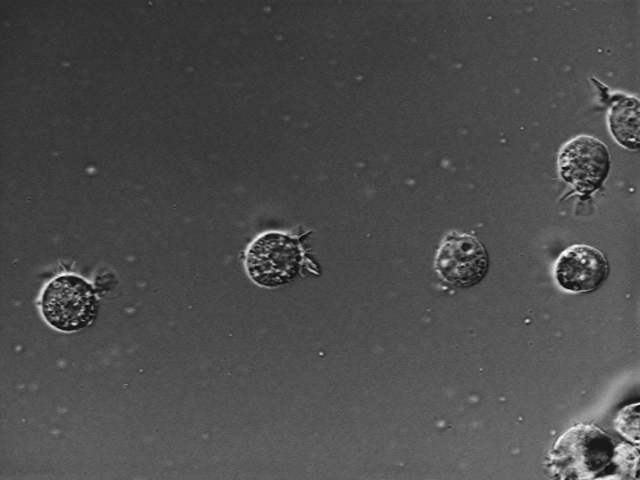
#> input picture images/AT3_1m4_01.tif, 640 x 480 px
$ python -i Edge_Detect.py   (imports and definitions only)
#> lines starting #> are read from the running program, lines starting #| are printed output that depends on the picture; after the words box and inside, x2 and y2 are one past the last pixel; in counts of white or black regions, pixels touching at a corner belong together
#> further down, picture is the input picture: shape (480, 640, 3); min 15, max 254, mean 76.6
import cv2
import numpy as np
import matplotlib.pyplot as plt
from scipy.fft import fft2, ifft2
from skimage import filters, measure, morphology
from Filter import gaussian_filter

def high_pass_filter_and_binary(image):

    # 进行傅里叶变换
    f = fft2(image)

    # 创建高通滤波器
    rows, cols = image.shape
    crow, ccol = rows // 2, cols // 2
    fshift = np.fft.fftshift(f)
    fshift[crow - 30:crow + 30, ccol - 30:ccol + 30] = 0  # 阻止中心区域（低频）

    # 逆傅里叶变换
    f_ishift = np.fft.ifftshift(fshift)
    img_back = np.abs(ifft2(f_ishift))

    # 对高通滤波后的图像进行二值化
    threshold = filters.threshold_otsu(img_back)  # 使用Otsu方法自动选择阈值
    binary_img = img_back > threshold

    return binary_img


def canny_detect_edges(image):
    # 转换为灰度图像
    gray = cv2.cvtColor(image, cv2.COLOR_BGR2GRAY)

    # 计算灰度图像的傅里叶变换
    dft = cv2.dft(np.float32(gray), flags=cv2.DFT_COMPLEX_OUTPUT)
    dft_shift = np.fft.fftshift(dft)
    magnitude_spectrum = 20 * np.log(cv2.magnitude(dft_shift[:, :, 0], dft_shift[:, :, 1]))
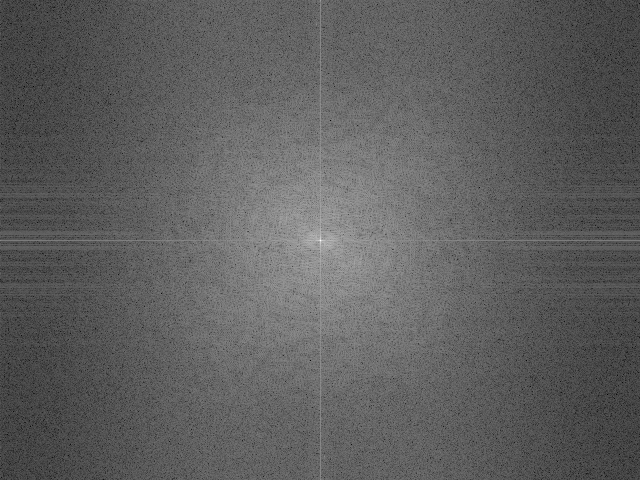
#> magnitude_spectrum: shape (480, 640) float32; min 26.06, max 339.5, mean 142.8; drawn with min black and max white

    # 显示频域的幅度谱
    # cv2.imshow('Magnitude Spectrum', magnitude_spectrum)
    # cv2.waitKey(0)
    # cv2.destroyAllWindows()

    # 分析频域中的高频部分
    # 选择一个合适的阈值来判断高频能量是否过高
    threshold = np.mean(magnitude_spectrum) + 3 * np.std(magnitude_spectrum)
#> threshold = 222.5
    high_frequency_pixels = magnitude_spectrum > threshold
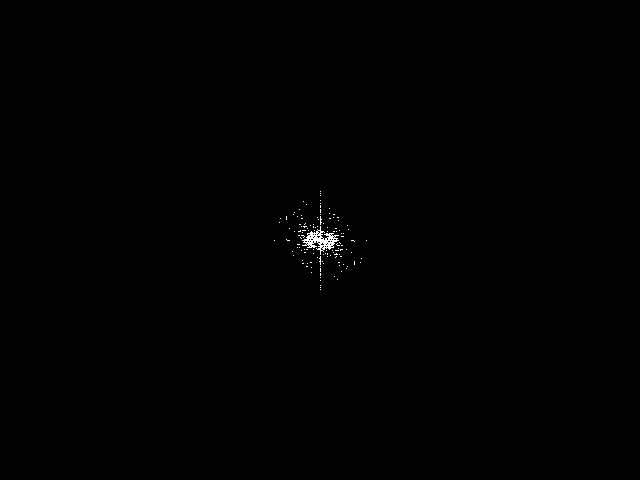
#> high_frequency_pixels: shape (480, 640) bool; 0.2% white in thin lines or dots, all inside (x1, y1, x2, y2) = (274, 191, 367, 290)

    # 如果高频部分超过阈值，应用高斯滤波
    if np.sum(high_frequency_pixels) > 0:
        gray_filtered = cv2.GaussianBlur(gray, (7, 7), 0)
        print("高频成分较多,应用高斯滤波")
    else:
        gray_filtered = gray
        print("高频成分较少，不应用高斯滤波")

    # 计算图像的中值
    v = np.median(gray_filtered)
#> v = 74

    # 设置Canny边缘检测的上下阈值
    sigma = 0.33
    lower = int(max(0, (1.0 - sigma) * v))
#> lower = 49
    upper = int(min(255, (1.0 + sigma) * v))
#> upper = 98

    # 使用Canny边缘检测算法
    edges = cv2.Canny(gray_filtered, lower, upper)
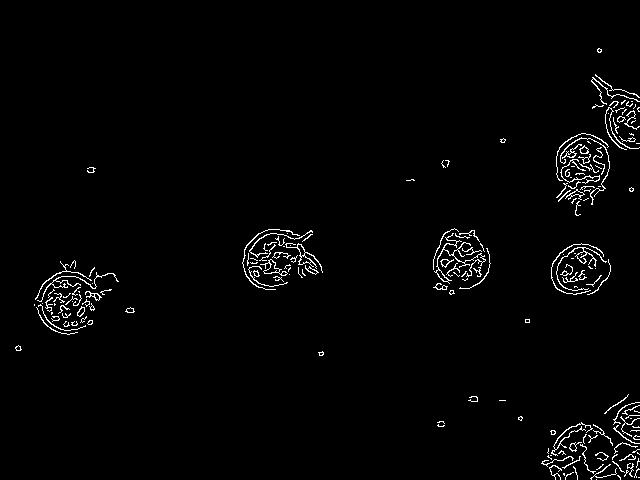
#> edges: shape (480, 640); 1.9% white in thin lines or dots, all inside (x1, y1, x2, y2) = (15, 48, 640, 480)

    # 在原图上绘制边缘
    contours, _ = cv2.findContours(edges, cv2.RETR_EXTERNAL, cv2.CHAIN_APPROX_SIMPLE)
#> contours = 191 contours, 161 with area under 20; largest, box (x1, y1, x2, y2) and area: (285, 243, 323, 273) 144, (260, 259, 288, 276) 124, (434, 233, 486, 284) 120, (556, 247, 607, 291) 54, (565, 189, 585, 200) 49
    cv2.drawContours(image, contours, -1, (255, 0, 0), 2)
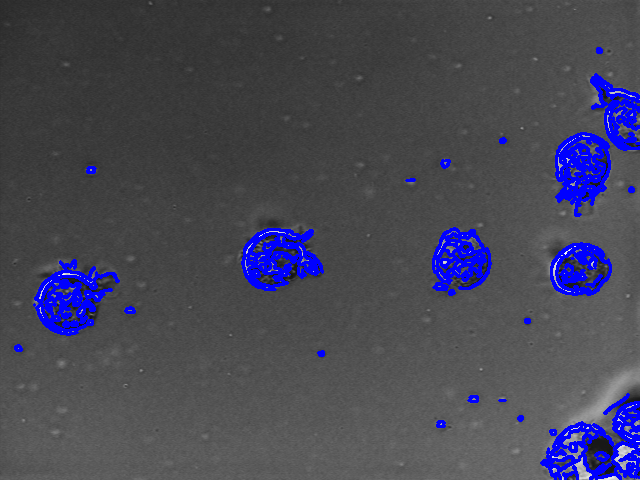
#> image: shape (480, 640, 3); 5.99% of pixels changed, all inside (x1, y1, x2, y2) = (14, 47, 640, 480)

    # 将 BGR 图像转换为 RGB
    # rgb_image = cv2.cvtColor(image, cv2.COLOR_BGR2RGB) (用别的库显示图像时需要进行这一步转化)

    # 使用cv2.imshow不需要转化
    rgb_image = image

    return rgb_image

>>> import cv2
>>> picture = cv2.imread('../images/AT3_1m4_01.tif')
>>> result = canny_detect_edges(picture)

$ run again, on images/autumn.tif
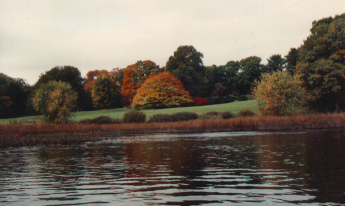
#> input picture images/autumn.tif, 345 x 206 px
#> picture is the input picture: shape (206, 345, 3); mean B, G, R 98.9, 110.2, 119.7
#> threshold = 213.5
#> in canny_detect_edges, `high_frequency_pixels = magnitude_spectrum > threshold`:
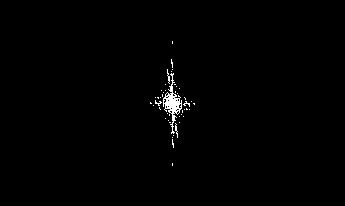
#> high_frequency_pixels: shape (206, 345) bool; 0.73% white; 45 white regions (42 under 20 px), largest, box (x1, y1, x2, y2) and area: (163, 73, 182, 134) 357, (167, 69, 170, 84) 21, (175, 123, 178, 138) 21
#> v = 76
#> lower = 50
#> upper = 101
#> edges: shape (206, 345); 6.8% white in thin lines or dots
#> contours = 81 contours, 72 with area under 20; largest, box (x1, y1, x2, y2) and area: (115, 13, 345, 72) 74, (204, 144, 240, 153) 54, (284, 158, 295, 165) 44, (245, 62, 291, 98) 42, (0, 66, 117, 86) 37
#> in canny_detect_edges, `cv2.drawContours(image, contours, -1, (255, 0, 0), 2)`:
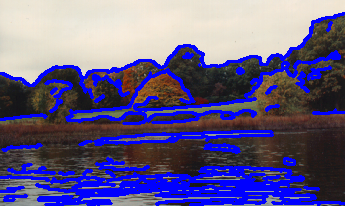
#> image: shape (206, 345, 3); mean B, G, R 136.3, 91.6, 99.6

$ run again, on images/board.tif
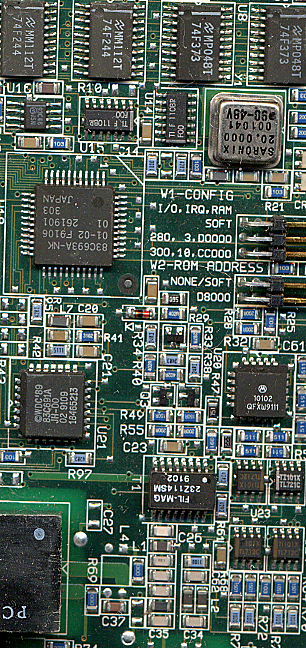
#> input picture images/board.tif, 306 x 648 px
#> picture is the input picture: shape (648, 306, 3); mean B, G, R 89.1, 99, 84.2
#> threshold = 247.5
#> in canny_detect_edges, `high_frequency_pixels = magnitude_spectrum > threshold`:
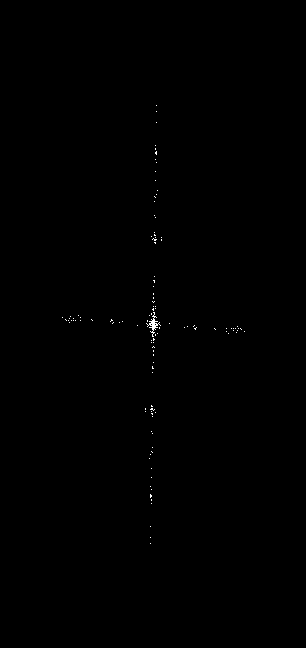
#> high_frequency_pixels: shape (648, 306) bool; 0.14% white in thin lines or dots, all inside (x1, y1, x2, y2) = (62, 105, 245, 544)
#> v = 88
#> lower = 58
#> upper = 117
#> edges: shape (648, 306); 21.1% white in thin lines or dots
#> contours = 833 contours, 628 with area under 20; largest, box (x1, y1, x2, y2) and area: (226, 524, 306, 572) 2770, (143, 167, 306, 491) 1610, (85, 498, 114, 535) 812, (9, 244, 159, 423) 750, (121, 306, 180, 356) 436
#> in canny_detect_edges, `cv2.drawContours(image, contours, -1, (255, 0, 0), 2)`:
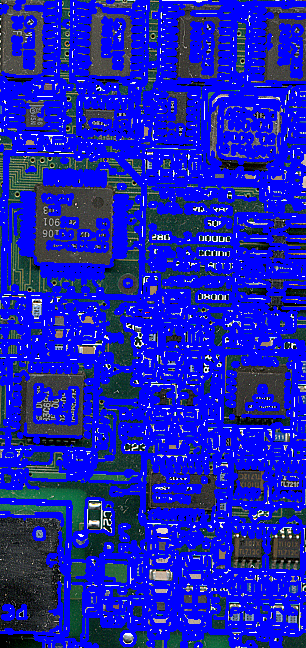
#> image: shape (648, 306, 3); mean B, G, R 181.3, 31.9, 25.1
